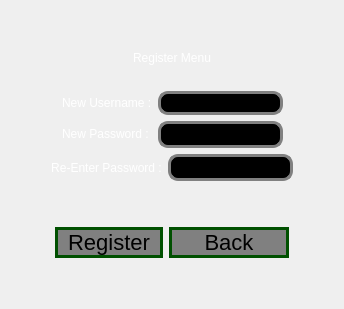
      <widget class="QWidget" name="page_2">
       <layout class="QVBoxLayout" name="verticalLayout_6">
        <item>
         <spacer name="verticalSpacer_3">
          <property name="orientation">
           <enum>Qt::Vertical</enum>
          </property>
          <property name="sizeHint" stdset="0">
           <size>
            <width>20</width>
            <height>40</height>
           </size>
          </property>
         </spacer>
        </item>
        <item>
         <layout class="QVBoxLayout" name="RegisterMenu">
          <item alignment="Qt::AlignHCenter|Qt::AlignVCenter">
           <widget class="QLabel" name="label_register">
            <property name="styleSheet">
             <string notr="true">font: 700 40pt &quot;Baskerville&quot;;
color: rgb(255, 255, 255);</string>
            </property>
            <property name="text">
             <string>Register Menu</string>
            </property>
           </widget>
          </item>
          <item alignment="Qt::AlignHCenter|Qt::AlignVCenter">
           <widget class="QLabel" name="label_errMessage_2">
            <property name="styleSheet">
             <string notr="true">color: rgb(255, 38, 0);
font: 700 16pt &quot;Baskerville&quot;;</string>
            </property>
            <property name="text">
             <string/>
            </property>
           </widget>
          </item>
          <item>
           <layout class="QHBoxLayout" name="horizontalLayout_5">
            <item>
             <spacer name="horizontalSpacer_13">
              <property name="orientation">
               <enum>Qt::Horizontal</enum>
              </property>
              <property name="sizeHint" stdset="0">
               <size>
                <width>40</width>
                <height>20</height>
               </size>
              </property>
             </spacer>
            </item>
            <item alignment="Qt::AlignVCenter">
             <widget class="QLabel" name="label_newUsername">
              <property name="styleSheet">
               <string notr="true">font: 700 25pt &quot;Baskerville&quot;;
color: rgb(255, 255, 255);</string>
              </property>
              <property name="text">
               <string>New Username :</string>
              </property>
             </widget>
            </item>
            <item>
             <widget class="QLineEdit" name="lineEdit_newUsername">
              <property name="maximumSize">
               <size>
                <width>125</width>
                <height>24</height>
               </size>
              </property>
              <property name="styleSheet">
               <string notr="true">QLineEdit{background-color:rgb(0, 0, 0);
border: 3px solid gray;
border-radius: 10px;
padding: 0 8px;
font-size: 16px;}
QLineEdit:focus { background-color:rgb(0, 80, 0);}</string>
              </property>
             </widget>
            </item>
            <item>
             <spacer name="horizontalSpacer_14">
              <property name="orientation">
               <enum>Qt::Horizontal</enum>
              </property>
              <property name="sizeHint" stdset="0">
               <size>
                <width>40</width>
                <height>20</height>
               </size>
              </property>
             </spacer>
            </item>
           </layout>
          </item>
          <item>
           <layout class="QHBoxLayout" name="horizontalLayout_6">
            <item>
             <spacer name="horizontalSpacer_15">
              <property name="orientation">
               <enum>Qt::Horizontal</enum>
              </property>
              <property name="sizeHint" stdset="0">
               <size>
                <width>40</width>
                <height>20</height>
               </size>
              </property>
             </spacer>
            </item>
            <item alignment="Qt::AlignVCenter">
             <widget class="QLabel" name="label_newPassword">
              <property name="styleSheet">
               <string notr="true">font: 700 25pt &quot;Baskerville&quot;;
color: rgb(255, 255, 255);</string>
              </property>
              <property name="text">
               <string>New Password : </string>
              </property>
              <property name="alignment">
               <set>Qt::AlignCenter</set>
              </property>
             </widget>
            </item>
            <item>
             <widget class="QLineEdit" name="lineEdit_newPassword">
              <property name="maximumSize">
               <size>
                <width>125</width>
                <height>16777215</height>
               </size>
              </property>
              <property name="styleSheet">
               <string notr="true">QLineEdit{background-color:rgb(0, 0, 0);
border: 3px solid gray;
border-radius: 10px;
padding: 0 8px;
font-size: 16px;}
QLineEdit:focus { background-color:rgb(0, 80, 0);}</string>
              </property>
             </widget>
            </item>
            <item>
             <spacer name="horizontalSpacer_16">
              <property name="orientation">
               <enum>Qt::Horizontal</enum>
              </property>
              <property name="sizeHint" stdset="0">
               <size>
                <width>40</width>
                <height>20</height>
               </size>
              </property>
             </spacer>
            </item>
           </layout>
          </item>
          <item>
           <layout class="QHBoxLayout" name="horizontalLayout_7">
            <item>
             <spacer name="horizontalSpacer_17">
              <property name="orientation">
               <enum>Qt::Horizontal</enum>
              </property>
              <property name="sizeHint" stdset="0">
               <size>
                <width>40</width>
                <height>20</height>
               </size>
              </property>
             </spacer>
            </item>
            <item alignment="Qt::AlignHCenter">
             <widget class="QLabel" name="label_ReEnterPassword">
              <property name="minimumSize">
               <size>
                <width>0</width>
                <height>0</height>
               </size>
              </property>
              <property name="maximumSize">
               <size>
                <width>16777215</width>
                <height>16777215</height>
               </size>
              </property>
              <property name="styleSheet">
               <string notr="true">font: 700 20pt &quot;Baskerville&quot;;
color: rgb(255, 255, 255);</string>
              </property>
              <property name="text">
               <string>Re-Enter Password :</string>
              </property>
              <property name="textFormat">
               <enum>Qt::AutoText</enum>
              </property>
              <property name="scaledContents">
               <bool>false</bool>
              </property>
              <property name="alignment">
               <set>Qt::AlignCenter</set>
              </property>
             </widget>
            </item>
            <item>
             <widget class="QLineEdit" name="lineEdit_reEnterNewPassword">
              <property name="maximumSize">
               <size>
                <width>125</width>
                <height>16777215</height>
               </size>
              </property>
              <property name="styleSheet">
               <string notr="true">QLineEdit{background-color:rgb(0, 0, 0);
border: 3px solid gray;
border-radius: 10px;
padding: 0 8px;
font-size: 16px;}
QLineEdit:focus { background-color:rgb(0, 80, 0);}</string>
              </property>
             </widget>
            </item>
            <item>
             <spacer name="horizontalSpacer_18">
              <property name="orientation">
               <enum>Qt::Horizontal</enum>
              </property>
              <property name="sizeHint" stdset="0">
               <size>
                <width>40</width>
                <height>20</height>
               </size>
              </property>
             </spacer>
            </item>
           </layout>
          </item>
          <item>
           <spacer name="verticalSpacer_5">
            <property name="orientation">
             <enum>Qt::Vertical</enum>
            </property>
            <property name="sizeHint" stdset="0">
             <size>
              <width>20</width>
              <height>40</height>
             </size>
            </property>
           </spacer>
          </item>
          <item>
           <layout class="QHBoxLayout" name="horizontalLayout_8">
            <item>
             <spacer name="horizontalSpacer_19">
              <property name="orientation">
               <enum>Qt::Horizontal</enum>
              </property>
              <property name="sizeHint" stdset="0">
               <size>
                <width>40</width>
                <height>20</height>
               </size>
              </property>
             </spacer>
            </item>
            <item alignment="Qt::AlignRight">
             <widget class="QPushButton" name="registerButton">
              <property name="styleSheet">
               <string notr="true">QPushButton{background-color:grey;
	font: 700 22pt &quot;Baskerville&quot;;
border: 3px solid rgb(0,80,0);
border-radius: 17px;
padding: 0 10px;
font-size: 22px;}
QPushButton:hover { background-color:rgb(0, 80, 0);}</string>
              </property>
              <property name="text">
               <string>Register</string>
              </property>
             </widget>
            </item>
            <item alignment="Qt::AlignLeft">
             <widget class="QPushButton" name="backButton">
              <property name="minimumSize">
               <size>
                <width>120</width>
                <height>0</height>
               </size>
              </property>
              <property name="styleSheet">
               <string notr="true">QPushButton{background-color:grey;
	font: 700 22pt &quot;Baskerville&quot;;
border: 3px solid rgb(0,80,0);
border-radius: 17px;
padding: 0 10px;
font-size: 22px;}
QPushButton:hover { background-color:rgb(0, 80, 0);}</string>
              </property>
              <property name="text">
               <string>Back</string>
              </property>
             </widget>
            </item>
            <item>
             <spacer name="horizontalSpacer_20">
              <property name="orientation">
               <enum>Qt::Horizontal</enum>
              </property>
              <property name="sizeHint" stdset="0">
               <size>
                <width>40</width>
                <height>20</height>
               </size>
              </property>
             </spacer>
            </item>
           </layout>
          </item>
         </layout>
        </item>
        <item>
         <spacer name="verticalSpacer_4">
          <property name="orientation">
           <enum>Qt::Vertical</enum>
          </property>
          <property name="sizeHint" stdset="0">
           <size>
            <width>20</width>
            <height>40</height>
           </size>
          </property>
         </spacer>
        </item>
       </layout>
      </widget>
